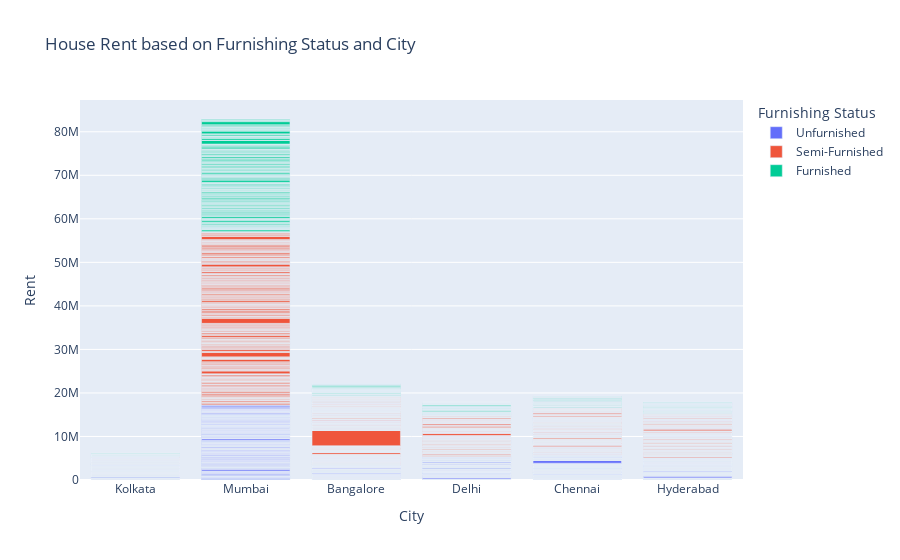

Write notebook code for a chart like this one.
### Code cell
# visualization of rent based on Furnishing Status and City
figure = px.bar(data, x='City', y='Rent', color='Furnishing Status', title='House Rent based on Furnishing Status and City')
figure.show()

### Figure 1 — Plotly figure (JSON) as saved in the notebook; plotly's stock layout.template omitted (floating-point values rounded to 4 significant figures; data arrays with more than 128 entries replaced by an {"elided": "..."} marker saying what was removed)
{"data": [{"hovertemplate": "Furnishing Status=Unfurnished<br>City=%{x}<br>Rent=%{y}<extra></extra>", "legendgroup": "Unfurnished", "marker": {"color": "#636efa", "pattern": {"shape": ""}}, "name": "Unfurnished", "orientation": "v", "showlegend": true, "textposition": "auto", "type": "bar", "x": {"elided": "1815 str values"}, "xaxis": "x", "y": {"elided": "1815 int values"}, "yaxis": "y"}, {"hovertemplate": "Furnishing Status=Semi-Furnished<br>City=%{x}<br>Rent=%{y}<extra></extra>", "legendgroup": "Semi-Furnished", "marker": {"color": "#EF553B", "pattern": {"shape": ""}}, "name": "Semi-Furnished", "orientation": "v", "showlegend": true, "textposition": "auto", "type": "bar", "x": {"elided": "2251 str values"}, "xaxis": "x", "y": {"elided": "2251 int values"}, "yaxis": "y"}, {"hovertemplate": "Furnishing Status=Furnished<br>City=%{x}<br>Rent=%{y}<extra></extra>", "legendgroup": "Furnished", "marker": {"color": "#00cc96", "pattern": {"shape": ""}}, "name": "Furnished", "orientation": "v", "showlegend": true, "textposition": "auto", "type": "bar", "x": {"elided": "680 str values"}, "xaxis": "x", "y": {"elided": "680 int values"}, "yaxis": "y"}], "layout": {"barmode": "relative", "legend": {"title": {"text": "Furnishing Status"}, "tracegroupgap": 0}, "title": {"text": "House Rent based on Furnishing Status and City"}, "xaxis": {"anchor": "y", "domain": [0, 1], "title": {"text": "City"}}, "yaxis": {"anchor": "x", "domain": [0, 1], "title": {"text": "Rent"}}}}
